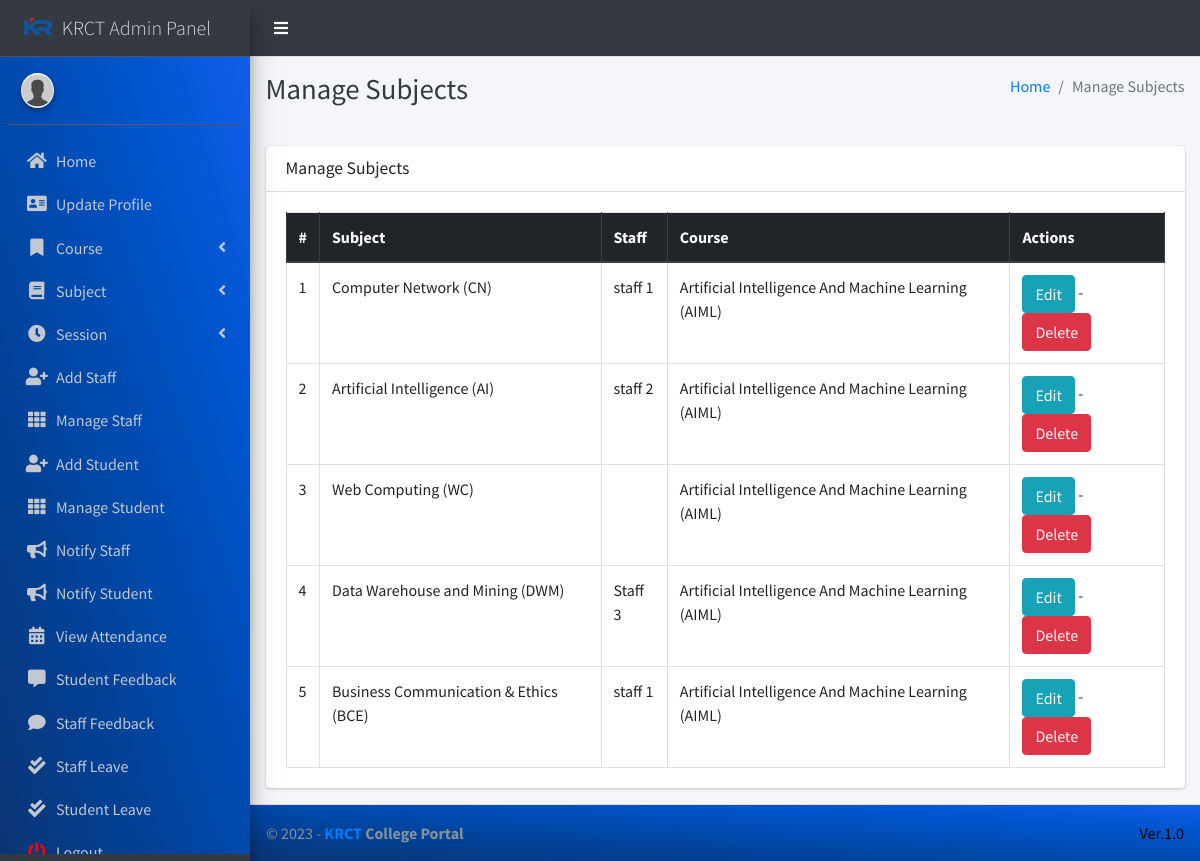
Page /subject/manage/ (signed in) on the committed database.
### main_app/models.py (models this page shows, shortened)
class Subject(models.Model):
    name = models.CharField(max_length=120)
    staff = models.ForeignKey(
        Staff,
        on_delete=models.DO_NOTHING,
    )
    course = models.ForeignKey(Course, on_delete=models.CASCADE)
    updated_at = models.DateTimeField(auto_now=True)
    created_at = models.DateTimeField(auto_now_add=True)

class Staff(models.Model):
    course = models.ForeignKey(
        Course, on_delete=models.SET_NULL, null=True, blank=False
    )
    admin = models.OneToOneField(CustomUser, on_delete=models.CASCADE)

class CustomUser(AbstractUser):
    USER_TYPE = ((1, "HOD"), (2, "Staff"), (3, "Student"))
    GENDER = [("M", "Male"), ("F", "Female")]
    username = None  # Removed username, using email instead
    email = models.EmailField(unique=True)
    user_type = models.CharField(default=1, choices=USER_TYPE, max_length=1)
    gender = models.CharField(max_length=1, choices=GENDER)
    profile_pic = models.ImageField()
    address = models.TextField()
    fcm_token = models.TextField(default="")  # For firebase notifications
    created_at = models.DateTimeField(auto_now_add=True)
    updated_at = models.DateTimeField(auto_now=True)
    USERNAME_FIELD = "email"
    REQUIRED_FIELDS = []
    objects = CustomUserManager()
    def __str__(self):
        return self.first_name + " " + self.last_name

class Course(models.Model):
    name = models.CharField(max_length=120)
    created_at = models.DateTimeField(auto_now_add=True)
    updated_at = models.DateTimeField(auto_now=True)

### main_app/hod_views.py (the view)
# urls.py: path("subject/manage/", hod_views.manage_subject, name="manage_subject"),
def manage_subject(request):
    subjects = Subject.objects.all()
    context = {"subjects": subjects, "page_title": "Manage Subjects"}
    return render(request, "hod_template/manage_subject.html", context)

### main_app/templates/hod_template/manage_subject.html
{% extends 'main_app/base.html' %}
{% load static %}
{% block page_title %}{{page_title}}{% endblock page_title %}
{% block content %}
<section class="content">
    <div class="container-fluid">
        <div class="row">
            <div class="col-md-12">
                <div class="card">
                    <div class="card-header">
                        <h3 class="card-title">{{page_title}}</h3>
                    </div>
                    <div class="card-body">
                        <table id="example2" class="table table-bordered table-hover">
                            <thead class="thead-dark">
                                <tr>
                                    <th>#</th>
                                    <th>Subject</th>
                                    <th>Staff</th>
                                    <th>Course</th>
                                    <th>Actions</th>
                                </tr>
                            </thead>
                            <tbody>
                                {% for subject in subjects %}
                                <tr>
                                    <td>{{ forloop.counter }}</td>
                                    <td>{{subject.name}}</td>
                                    <td>{{subject.staff.admin}}</td>
                                    <td>{{subject.course.name}}</td>
                                    <td>
                                        <a href="{% url 'edit_subject' subject.id %}" class="btn btn-info">Edit</a> -
                                        <a href="{% url 'delete_subject' subject.id %}" onclick="return confirm('Are you sure you want to delete this ?')" class="btn btn-danger">Delete</a>
                                    </td>
                                </tr>
                                {% endfor %}
                            </tbody>
                        </table>
                    </div>
                </div>
            </div>
        </div>
    </div>
</section>
{% endblock content %}

### rows in the picture
Subject: name "Computer Network (CN)", staff.admin "staff 1", course.name "Artificial Intelligence And Machine Learning (AIML)"
Subject: name "Artificial Intelligence (AI)", staff.admin "staff 2", course.name "Artificial Intelligence And Machine Learning (AIML)"
Subject: name "Web Computing (WC)", course.name "Artificial Intelligence And Machine Learning (AIML)"
Subject: name "Data Warehouse and Mining (DWM)", staff.admin "Staff 3", course.name "Artificial Intelligence And Machine Learning (AIML)"
Subject: name "Business Communication & Ethics (BCE)", staff.admin "staff 1", course.name "Artificial Intelligence And Machine Learning (AIML)"

### other values in the picture
{{ page_title }} "Manage Subjects"
